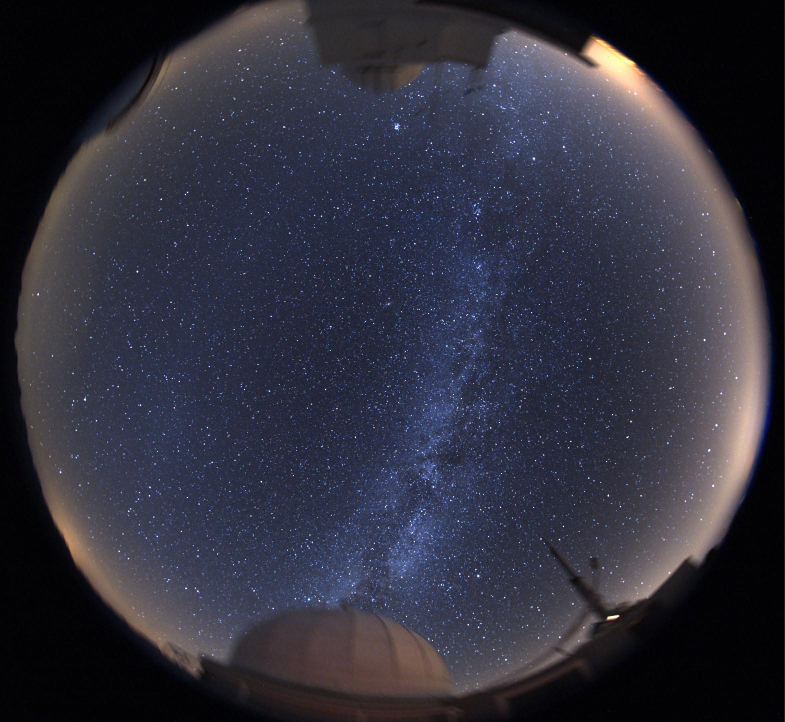
#> input picture v5/examples/milky_way/input.jpeg, 1569 x 1444 px (shown at 1/2 size)
$ python point_star_detection.py examples/milky_way/input.jpeg --output out.png
#> lines starting #> are read from the running program, lines starting #| are printed output that depends on the picture; after the words box and inside, x2 and y2 are one past the last pixel; in counts of white or black regions, pixels touching at a corner belong together
#> in write_products, rgb is the input picture: shape (1444, 1569, 3); mean R, G, B 49.3, 49.1, 62
### v5/point_star_footprint.py
"""Conservative image-only support masks for framed fisheye photographs."""
from __future__ import annotations

import hashlib
from pathlib import Path

import numpy as np
from scipy.ndimage import (
    binary_closing,
    binary_fill_holes,
    gaussian_filter,
    label,
)


def _luminance(image):
    pixels = np.asarray(image, dtype=float)
    if pixels.ndim == 3 and pixels.shape[2] >= 3:
        pixels = pixels[..., :3] @ np.array([.2126, .7152, .0722])
#> pixels: shape (1444, 1569) float64
    if pixels.ndim != 2 or min(pixels.shape) < 15 or not np.isfinite(pixels).all():
        raise ValueError('A finite greyscale or RGB image at least 15 pixels wide is required')
    return pixels


# [15 lines left out: function _full_image, not called in this run]


def infer_sky_footprint(image):
    """Return a Boolean sky-support mask inferred only from image luminance.

    Ambiguous images deliberately fall back to the complete detector.  The
    mask separates a coherent illuminated field from a darker surrounding
    frame; it is not a semantic sky, obstruction, or text classifier.
    """
    pixels = _luminance(image)
    h, w = pixels.shape
    band = max(2, round(min(h, w)/40))
    border = np.zeros((h, w), dtype=bool)
    border[:band] = border[-band:] = True
    border[:, :band] = border[:, -band:] = True
    inset_y, inset_x = max(band, h//4), max(band, w//4)
    interior = pixels[inset_y:h-inset_y, inset_x:w-inset_x]
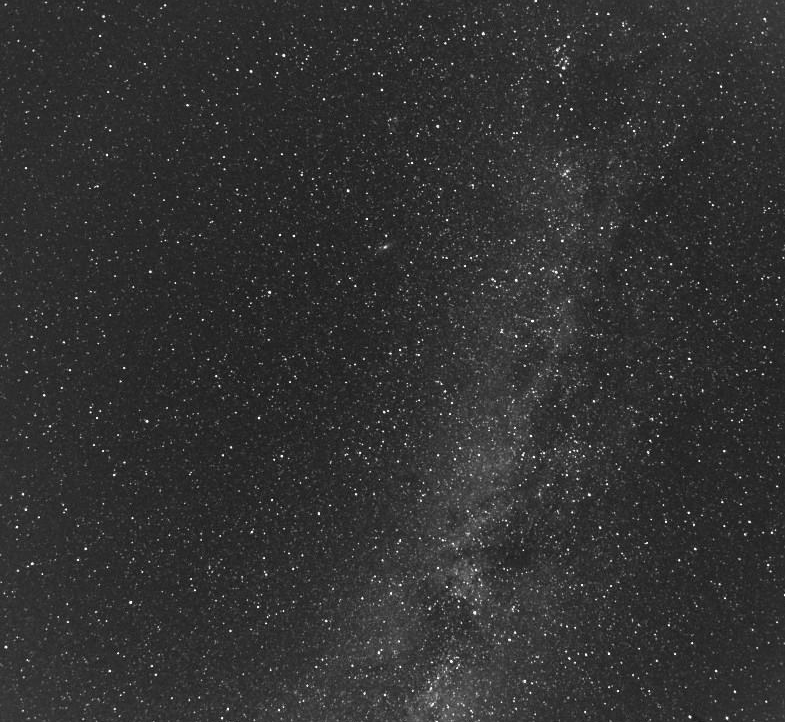
#> interior: shape (722, 785) float64; min 2.09, max 253.5, mean 50.4
    if not interior.size:
        return _full_image(pixels.shape, 'Image has no interior sample')
    outside_level = float(np.median(pixels[border]))
#> outside_level = 3.14
    inside_level = float(np.median(interior))
#> inside_level = 46.38
    contrast = inside_level-outside_level
#> contrast = 43.24
    spread = float(np.percentile(pixels, 95)-np.percentile(pixels, 5))
#> spread = 108.1
    required = max(2., .08*max(spread, 1.))
#> required = 8.65
    if contrast <= required:
        return _full_image(pixels.shape, 'No darker surrounding frame was established',
                           border_median_adu=outside_level,
                           interior_median_adu=inside_level,
                           boundary_contrast_adu=contrast)

    sigma = max(1.5, min(h, w)/160.)
    smooth = gaussian_filter(pixels, sigma)
    threshold = outside_level+.35*contrast
#> threshold = 18.28
    components, count = label(smooth > threshold)
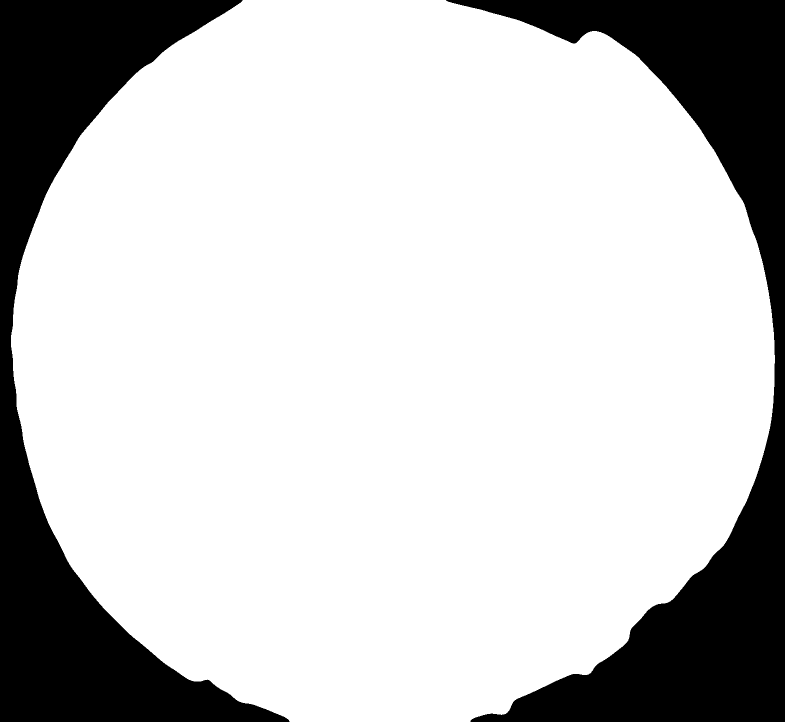
#> components: shape (1444, 1569) int32 (shown at 1/2 size); values 0 (black) and 1 (white), 78.5% white; 2 black regions, box (x1, y1, x2, y2) and area: (892, 0, 1569, 1444) 252616, (0, 0, 579, 1444) 235217
#> count = 1
    if not count:
        return _full_image(pixels.shape, 'No coherent illuminated footprint was found',
                           border_median_adu=outside_level,
                           interior_median_adu=inside_level,
                           boundary_contrast_adu=contrast)
    sizes = np.bincount(components.ravel())
#> sizes = [487833, 1777803]
    sizes[0] = 0
    chosen = int(np.argmax(sizes))
#> chosen = 1
    mask = components == chosen
    closing_iterations = max(1, round(sigma/2))
    mask = binary_closing(mask, iterations=closing_iterations)
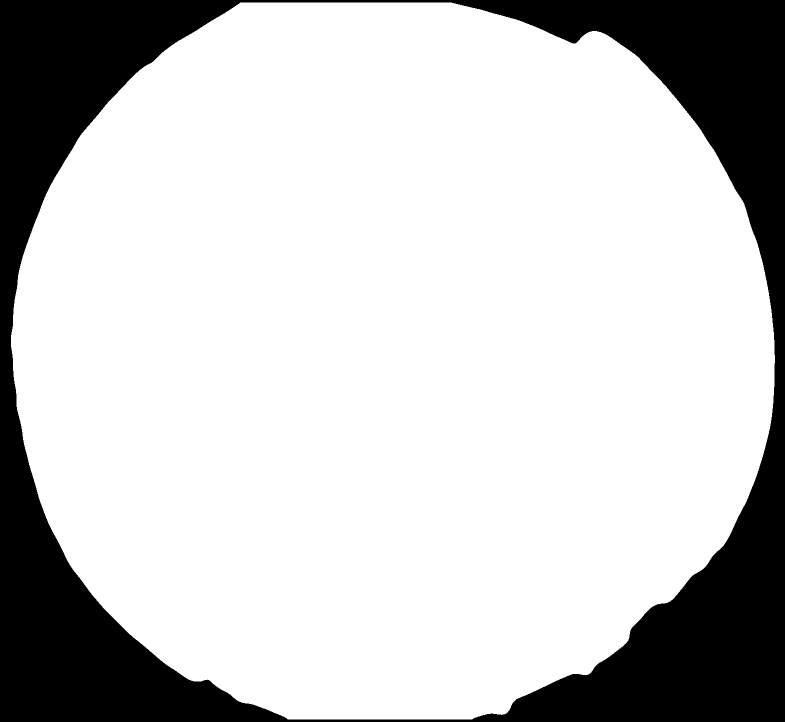
#> mask: shape (1444, 1569) bool (shown at 1/2 size); 78.3% white; 1 black region, box (x1, y1, x2, y2) and area: (0, 0, 1569, 1444) 491696
    mask = binary_fill_holes(mask)
    fraction = float(mask.mean())
#> fraction = 0.783
    if not .1 <= fraction <= .97:
        return _full_image(pixels.shape, 'Candidate footprint area was not credible',
                           border_median_adu=outside_level,
                           interior_median_adu=inside_level,
                           boundary_contrast_adu=contrast,
                           candidate_valid_pixel_fraction=fraction)
    inside_median = float(np.median(pixels[mask]))
#> inside_median = 55.53
    outside_median = float(np.median(pixels[~mask]))
#> outside_median = 2.14
    if inside_median-outside_median <= required:
        return _full_image(pixels.shape, 'Candidate footprint lacked exterior contrast',
                           border_median_adu=outside_level,
                           interior_median_adu=inside_level,
                           boundary_contrast_adu=contrast,
                           candidate_valid_pixel_fraction=fraction)
    return mask.astype(bool), dict(
        status='framed_footprint',
        method='image_luminance_connected_footprint',
        valid_pixel_fraction=fraction,
        threshold_adu=float(threshold),
        inside_median_adu=inside_median,
        outside_median_adu=outside_median,
        border_median_adu=outside_level,
        interior_median_adu=inside_level,
        boundary_contrast_adu=contrast,
        smoothing_sigma_px=float(sigma),
        connected_components=int(count),
        reason='Dominant illuminated field separated from a darker surrounding frame',
        metadata_used=False,
        ocr_used=False,
        code_sha256=hashlib.sha256(Path(__file__).read_bytes()).hexdigest(),
    )

### v12/point_star_plotting.py
"""Shared plotting output helpers."""


# [97 lines left out: function arrange_source_labels, not called in this run]


def save_png(figure, target, **kwargs):
    """Save a figure as a lossless PNG with fast compression."""
    figure.savefig(target, pil_kwargs={'compress_level': 1}, **kwargs)

### v5/point_star_detection.py
"""Standalone dot finding: image pixels -> candidate star centroids, no trails.

Uses a spatial background estimate and thresholded intensity barycentres.
Pixel centres have integer coordinates, x rightwards and y downwards.
Candidates are not catalogue identifications or an astrometric solution.
"""
import argparse
import csv
import hashlib
import json
from pathlib import Path

import numpy as np
from PIL import Image
from scipy.ndimage import gaussian_filter, label, maximum_filter

from point_star_footprint import infer_sky_footprint
from point_star_plotting import save_png


def detect_stars(image, detection_sigma=6., background_sigma=10., *, valid_mask=None):
    source_pixels = np.asarray(image)
    if valid_mask is None:
        valid_mask, footprint = infer_sky_footprint(source_pixels)
#> footprint = 15 items
    else:
        valid_mask = np.asarray(valid_mask, dtype=bool)
        if valid_mask.shape != source_pixels.shape[:2]:
            raise ValueError('Sky-footprint mask shape differs from image')
        footprint = dict(status='supplied_mask', method='caller_supplied_boolean_mask',
                         valid_pixel_fraction=float(valid_mask.mean()),
                         reason='Caller supplied the image-domain validity mask',
                         metadata_used=False, ocr_used=False)
    pixels = np.asarray(image, dtype=float)
    saturated_pixels = pixels >= 250
    if pixels.ndim == 3 and pixels.shape[2] >= 3:
        saturated_pixels = np.any(pixels[..., :3] >= 250, axis=2)
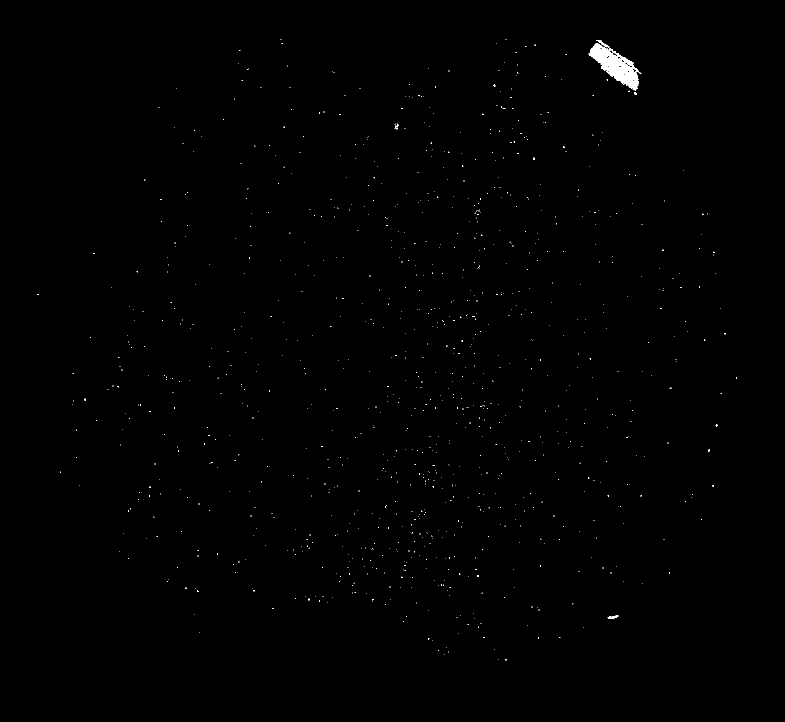
#> saturated_pixels: shape (1444, 1569) bool (shown at 1/2 size); 0.29% white; 998 white regions (995 under 20 px), largest, box (x1, y1, x2, y2) and area: (1177, 80, 1283, 181) 4211, (1215, 1231, 1237, 1237) 83, (789, 249, 798, 259) 36
        pixels = pixels[..., :3] @ np.array([.2126, .7152, .0722])
    if pixels.ndim != 2 or min(pixels.shape) < 15 or not np.isfinite(pixels).all():
        raise ValueError('A finite greyscale or RGB image at least 15 pixels wide is required')
    if detection_sigma <= 0 or background_sigma <= 0:
        raise ValueError('Detection and background scales must be positive')
    background = gaussian_filter(pixels, background_sigma)
    signal = pixels-background
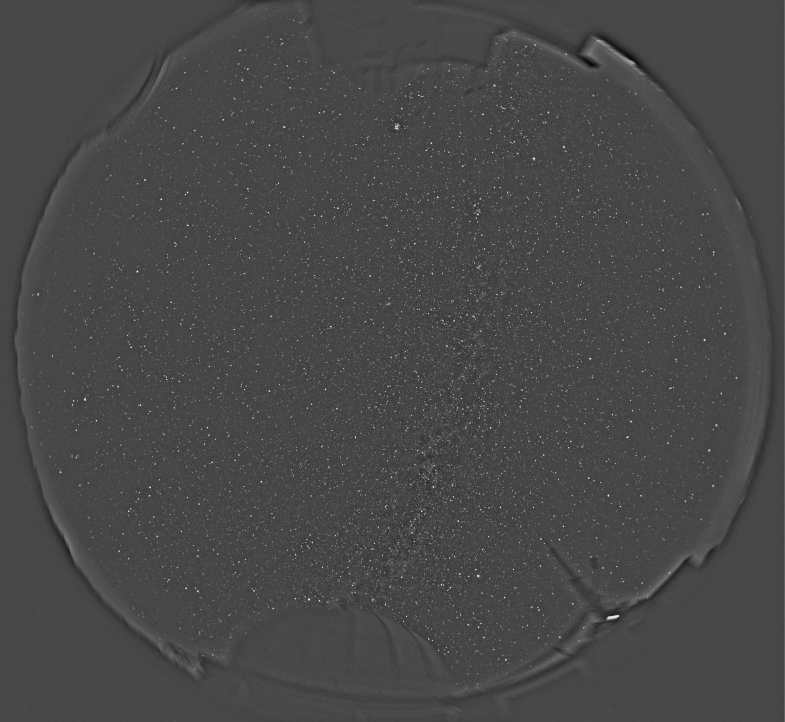
#> signal: shape (1444, 1569) float64 (shown at 1/2 size); min -82.67, max 209.6, mean 0; drawn with min black and max white
    global_noise = max(float(1.4826*np.median(abs(signal-np.median(signal)))), .05)
#> global_noise = 3.7
    noise = np.maximum(global_noise, 1.2533*gaussian_filter(
        np.minimum(abs(signal), 3*global_noise), background_sigma))
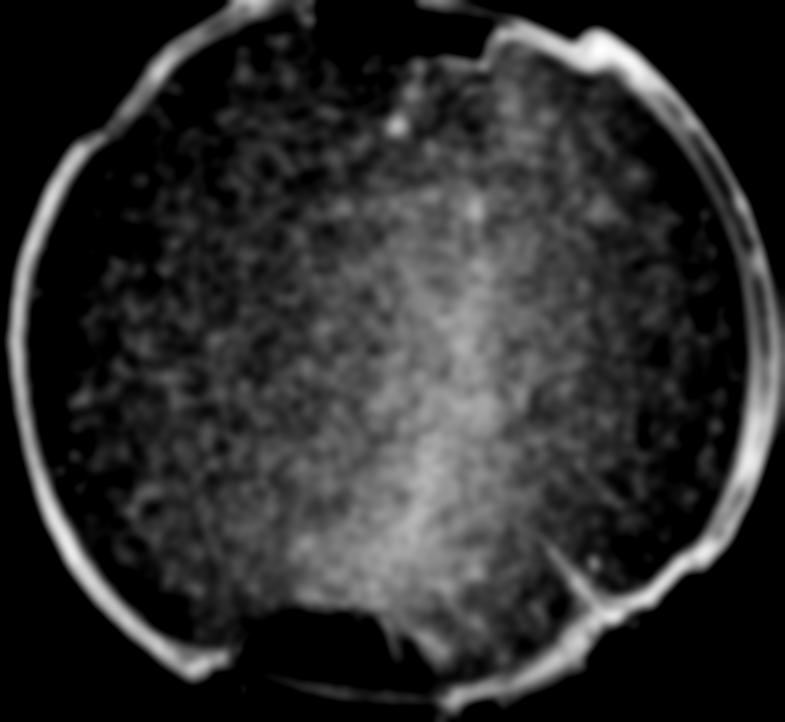
#> noise: shape (1444, 1569) float64 (shown at 1/2 size); min 3.7, max 13.7, mean 5.5; drawn with min black and max white
    smooth = gaussian_filter(signal, .6)
    peaks = (smooth == maximum_filter(smooth, size=7)) & (smooth > detection_sigma*noise)
#> peaks: shape (1444, 1569) bool; 0.18% white in thin lines or dots
#> (the rest of the program and of its run is left out)
